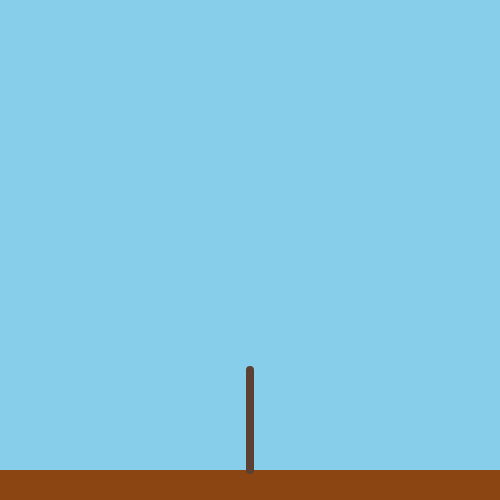
Frame 1 (no input)
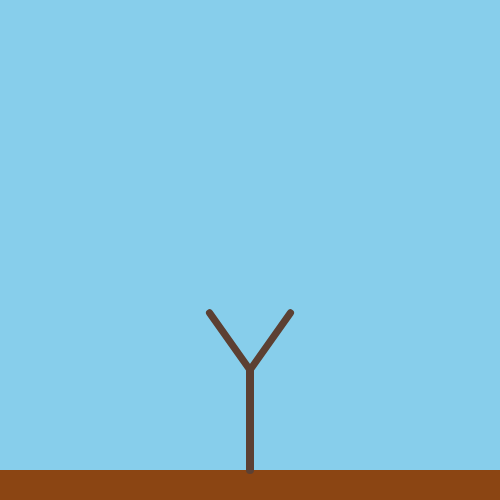
Frame 60 (no input)
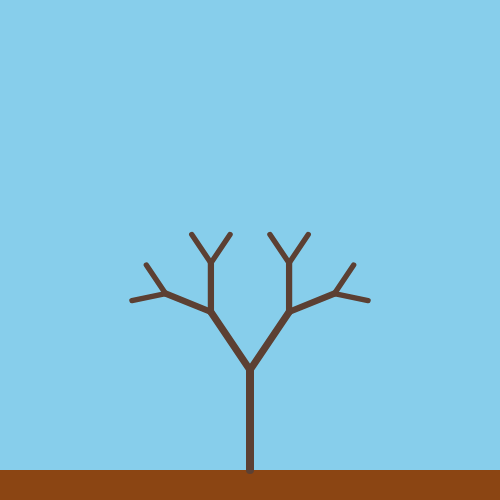
Frame 120 (the mouse pressed at the canvas centre since frame 60)

The p5.js sketch that drew these frames (run headless with seeded random() and noise() and a simulated clock; from frame 60 on, the mouse is pressed at the canvas centre):

// p5.js sketch
// ── sketch.js
// GENUARY 27 - Forme vivante / en croissance
// Arbre fractal qui pousse

let angle = 0;
let maxDepth = 0;
let growing = true;

let BRANCHE = "#5c4033";
let FEUILLE = "#228b22";
let FOND = "#87ceeb";

function setup() {
  createCanvas(500, 500);
}

function draw() {
  background(FOND);

  // Sol
  fill("#8b4513");
  noStroke();
  rect(0, height - 30, width, 30);

  // Dessiner l'arbre
  stroke(BRANCHE);
  strokeWeight(8);
  translate(width / 2, height - 30);
  branch(100, 0);

  // Croissance progressive
  if (growing && frameCount % 30 === 0) {
    maxDepth++;
    if (maxDepth > 8) growing = false;
  }

  angle = sin(frameCount * 0.02) * 0.1;
}

function branch(len, depth) {
  if (depth > maxDepth) return;

  // Épaisseur diminue avec la profondeur
  strokeWeight(map(depth, 0, 8, 8, 1));

  // Couleur : branche ou feuille
  if (depth > 5) {
    stroke(FEUILLE);
  } else {
    stroke(BRANCHE);
  }

  line(0, 0, 0, -len);
  translate(0, -len);

  if (len > 4) {
    push();
    rotate(PI / 6 + angle);
    branch(len * 0.7, depth + 1);
    pop();

    push();
    rotate(-PI / 6 - angle);
    branch(len * 0.7, depth + 1);
    pop();
  }
}
